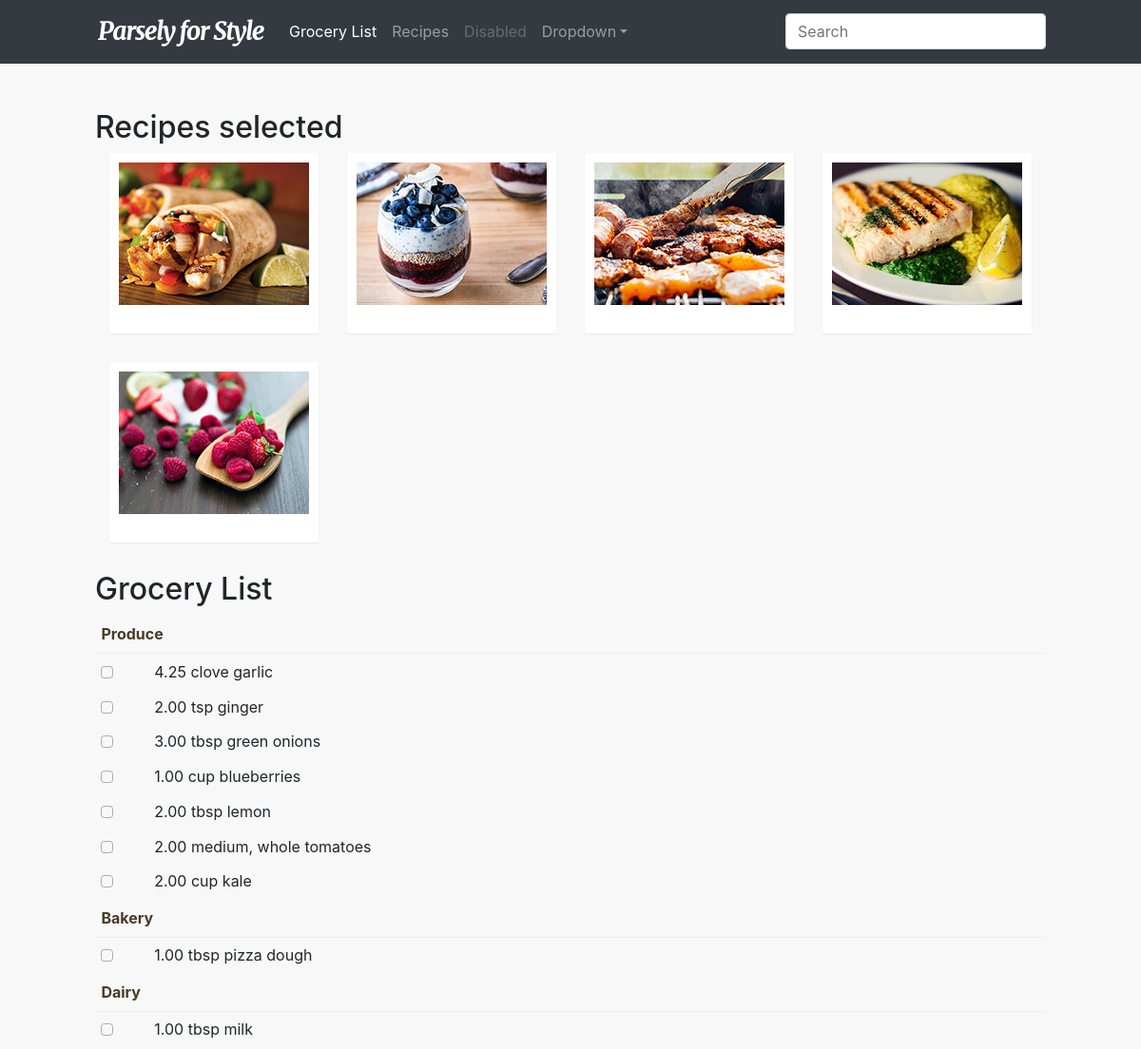
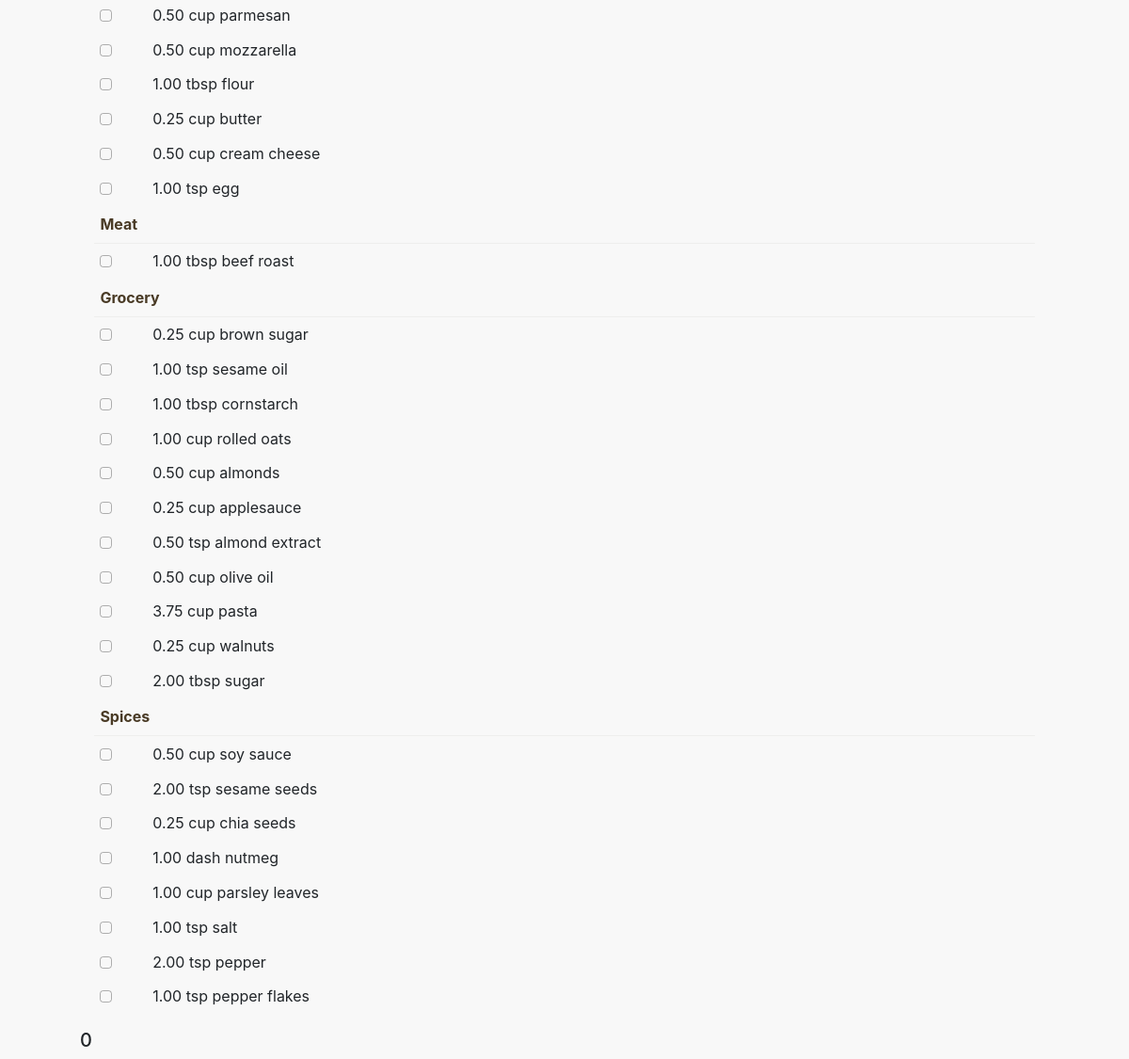
The page / on the database its author committed (2 pictures, top to bottom).
### plan/models.py (models this page shows, shortened)
class Recipe(models.Model):
	title = models.CharField(max_length=100)
	summary = models.CharField(max_length=500)
	preptime = models.IntegerField()
	cooktime = models.IntegerField()
	servings = models.IntegerField()
	instruction = models.CharField(max_length=5000)
	def __str__(self):
		return self.title

class Ingredient(models.Model):
	recipe = models.ForeignKey(Recipe, on_delete=models.CASCADE)
	component = models.ForeignKey(Component, on_delete=models.CASCADE)
	name = models.CharField(max_length=200)
	amount = models.FloatField()
	unit = models.CharField(max_length=200)

class Component(models.Model):
	name = models.CharField(max_length=100)
	density = models.FloatField() # g/cm3 or g/mL
	cost = models.DecimalField(max_digits=6, decimal_places=2) # CAD/kg
	department = models.CharField(max_length=100)
	common_unit = models.CharField(max_length=100)

### plan/views.py (the view)
# urls.py: url(r'^$', views.index, name='index'),
def index(request):
	recipe_list = Recipe.objects.order_by('id')[:5]
	recipes_id = [recipe.id for recipe in recipe_list]
	recipes_id = request.session.get('recipe_list', recipes_id)
	request.session['recipe_list'] = recipes_id
	print(recipe_list)
	recipe_list = Recipe.objects.filter(pk__in=recipes_id)
	ingredient_list = []
	for recipe in recipe_list:
		for ingredient in recipe.ingredient_set.all():
			ingredient_list.append(ingredient)
	ingredient_list = combine(ingredient_list)
	ingredient_list = friendlyUnits(ingredient_list)
	ingredient_list = groupbyDepartment(ingredient_list)
	num_visits = request.session.get('num_visits', 0)
	request.session['num_visits'] = num_visits+1
	context = {
		'latest_recipe_list': recipe_list,
		'ingredient_list': ingredient_list,
		'num_visits' : num_visits,
	}
	return render(request, 'plan/index.html', context)

### plan/conversion.py (called while the page is built)
def combine(ingredient_list):
	result = []
	for item in ingredient_list:
		componentInResults = len([x for x in result if x.component == item.component]) > 0
		componentList = [x for x in ingredient_list if x.component == item.component]
		if len(componentList) > 0 and not componentInResults:
			result.append(addAmounts(componentList))
	return result

def friendlyUnits(ingredient_list):
	result = []
	for ingredient in ingredient_list:
		common_unit = ingredient.component.common_unit
		if common_unit == "default":
			ml = ingredient.amount / ingredient.component.density
			amount,unit = gramsToTeaCups(ml)
			ingredient.amount = amount
			ingredient.unit = unit
			result.append(ingredient)
		else:
			unit_list = ingredient.component.unit_set.all()
			for unit in unit_list:
				if unit.name == common_unit:
					ingredient.amount = ingredient.amount / unit.amount
					ingredient.unit = common_unit
					result.append(ingredient)
	return result

def conversionToGram(ingredient):
	aunit = ingredient.unit
	density = ingredient.component.density
	common_unit = ingredient.component.common_unit
	unit_list = ingredient.component.unit_set.all()
	for unit in unit_list:
		if unit.name == common_unit:
			return unit.amount
	if aunit in convG:
		return convG[aunit]
	if aunit in convML:
		return convML[aunit] * density
	return 10

def addAmounts(y):
	result = y[0]
	total_amount = 0
	for i in y:
		total_amount += i.amount * conversionToGram(i)
	result.amount = total_amount
	result.unit = "g"
	return result

def gramsToTeaCups(ml):
	if ml < 2:
		return (1, "dash")
	elif ml < 5:
		return (0.5, "tsp")
	elif ml < 10:
		return (1, "tsp")
	elif ml < 16:
		return (2, "tsp")
	elif ml < 30:
		return (1, "tbsp")
	elif ml < 48:
		return (2, "tbsp")
	elif ml < 64:
		return (3, "tbsp")
	else:
		cups = ml/284
		return (round(cups/0.25)*0.25, "cup")

### plan/views.py (called while the page is built)
def groupbyDepartment(ingredient_list):
	departmentGroups = ["Produce","Deli","Bakery","Dairy","Meat","Frozen","Grocery","Spices"]
	groupedIngredientList = []
	for department in departmentGroups:
		group = []
		for ingredient in ingredient_list:
			if ingredient.component.department == department:
				group.append(ingredient)
		groupedIngredientList.append(group)
	return groupedIngredientList

### plan/templates/plan/index.html (shortened to what this page needs)
{% extends "plan/base.html" %}
{% block content %}
<!--{% load static %}
<img src="{% static "plan/food_1.jpeg" %}" />
-->
<div class="row" style="padding-top:3rem">
    <div class="col-md-12">
      <h2>Recipes selected</h2>
    <div class="masonry">
      {% if latest_recipe_list %}
      {% for recipe in latest_recipe_list %}
      <div class='shot'>
        <a href="{{ recipe.id }}/">
          <img src="/static/plan/200food_{{ recipe.id }}.jpg">
        </a>
      </div>
      {% endfor %}
      {% endif %}
    </div>
  </div>
    <div class='col-md-12'>
      <h2>Grocery List</h2>
      <div class="grocery">
        <table class="table">
          <tbody>
          {% for ingredient_group in ingredient_list %}
          {% for ingredient in ingredient_group %}
          {% if forloop.first %}
            <tr>
              <th colspan="4">{{ ingredient.component.department }}</th>
            </tr>
          {% endif %}
            <tr>
              <td>
                <div class="customCheckbox">
                  <label for="customCheckbox_{{ ingredient.name }}"></label>
                </div>
              </td>
              <td>{{ ingredient.amount|floatformat:2 }} {{ ingredient.unit }} {{ ingredient.name }}</td>
              <td></td>
              <td></td>
            </tr>
          {% endfor %}
          {% endfor %}
          </tbody>
        </table>
      </div>
    </div>
    <h5> {{ num_visits}}</h5>
  </div>
{% endblock %}

### plan/templates/plan/base.html (shortened to what this page needs)
<!doctype html>
<html lang="en">
  <head>
    <link rel="stylesheet" href="https://maxcdn.bootstrapcdn.com/bootstrap/4.0.0-beta.2/css/bootstrap.min.css">
    {% load static %}
    <link href="{% static "plan/starter-template.css" %}" rel="stylesheet">
  </head>
  <body>
     <nav class="navbar navbar-expand-lg navbar-dark bg-dark">
      <div class="container">
        <a class="navbar-brand" href="/">
          <img src="{% static "plan/logo.png" %}"/>
        </a>
        <div class="collapse navbar-collapse" id="navbarsExample07">
          <ul class="navbar-nav mr-auto">
            <li class="nav-item active">
              <a class="nav-link" href="/">Grocery List<span class="sr-only">(current)</span></a>
            </li>
            <li class="nav-item">
              <a class="nav-link" href="/recipes">Recipes</a>
            </li>
            <li class="nav-item">
              <a class="nav-link disabled" href="#">Disabled</a>
            </li>
            <li class="nav-item dropdown disabled">
              <a class="nav-link dropdown-toggle" href="http://example.com" id="dropdown07" data-toggle="dropdown" aria-haspopup="true" aria-expanded="false">Dropdown</a>
            </li>
          </ul>
          <form class="form-inline my-2 my-md-0">
            <input class="form-control" type="text" placeholder="Search" aria-label="Search">
          </form>
        </div>
      </div>
    </nav>
    <div id="content" class="container">
      {% block content %}
      {% endblock %}
    </div>
  </body>
</html>

### plan/static/plan/starter-template.css (style rules this page uses)
body { background: #f8f8f8; }
.table td, .table th { border-top: none; padding: 0.4rem; }
.table th { color: rgb(73,58,37); padding-top: 0.5rem; padding-bottom: 0.5rem; border-bottom: 1px solid rgba(73,58,37,.05); }
.navbar { padding: 0.75rem 0; border-bottom: 1px solid rgba(73,58,37,.15); }
.customCheckbox { width: 13px; height: 13px; border:1px solid rgba(0,0,0,0.3); margin: 6px -10px 0 0; border-radius: 27%; position: relative; }
.customCheckbox label { cursor: pointer; position: absolute; width: 12px; height: 12px; top: 0; left: 0; }
.container { width: 270px; }
@media (min-width: 576px) { .container { width: 530px; } }
@media (min-width: 768px) { .container { width: 530px; } }
@media (min-width: 992px) { .container { width: 780px; } }
@media (min-width: 1200px) { .container { width: 1030px; } }
.customCheckbox label:after { opacity: 0.0; content: ''; position: absolute; width: 8px; height: 4px; background: transparent; top: 3px; left: 2px; border: 2px solid rgba(0,0,0,0.7); border-top: none; border-right: none; transform: rotate(-45deg); }
.masonry { display: flex; flex-wrap: wrap; align-items: flex-start; }
.shot { width: 220px; height: 190px; background: white; margin: 0 15px 30px 15px; padding:10px; border-radius: 2px; box-shadow: 0 1px 2px rgba(0,0,0,0.07); }
.shot img { width: 200px; height: 150px; }

### rows shown on the page
Recipe: shows a picture
Recipe: shows a picture
Recipe: shows a picture
Recipe: shows a picture
Recipe: shows a picture
Ingredient: component.department "Produce", amount "4.25", unit "clove", name "garlic"
Ingredient: amount "2.00", unit "tsp", name "ginger"
Ingredient: amount "3.00", unit "tbsp", name "green onions"
Ingredient: amount "1.00", unit "cup", name "blueberries"
Ingredient: amount "2.00", unit "tbsp", name "lemon"
Ingredient: amount "2.00", unit "medium, whole", name "tomatoes"
Ingredient: amount "2.00", unit "cup", name "kale"
Ingredient: component.department "Bakery", amount "1.00", unit "tbsp", name "pizza dough"
Ingredient: component.department "Dairy", amount "1.00", unit "tbsp", name "milk"
Ingredient: amount "0.50", unit "cup", name "parmesan"
Ingredient: amount "0.50", unit "cup", name "mozzarella"
Ingredient: amount "1.00", unit "tbsp", name "flour"
Ingredient: amount "0.25", unit "cup", name "butter"
Ingredient: amount "0.50", unit "cup", name "cream cheese"
Ingredient: amount "1.00", unit "tsp", name "egg"
Ingredient: component.department "Meat", amount "1.00", unit "tbsp", name "beef roast"
Ingredient: component.department "Grocery", amount "0.25", unit "cup", name "brown sugar"
Ingredient: amount "1.00", unit "tsp", name "sesame oil"
Ingredient: amount "1.00", unit "tbsp", name "cornstarch"
Ingredient: amount "1.00", unit "cup", name "rolled oats"
Ingredient: amount "0.50", unit "cup", name "almonds"
Ingredient: amount "0.25", unit "cup", name "applesauce"
Ingredient: amount "0.50", unit "tsp", name "almond extract"
Ingredient: amount "0.50", unit "cup", name "olive oil"
Ingredient: amount "3.75", unit "cup", name "pasta"
Ingredient: amount "0.25", unit "cup", name "walnuts"
Ingredient: amount "2.00", unit "tbsp", name "sugar"
Ingredient: component.department "Spices", amount "0.50", unit "cup", name "soy sauce"
Ingredient: amount "2.00", unit "tsp", name "sesame seeds"
Ingredient: amount "0.25", unit "cup", name "chia seeds"
Ingredient: amount "1.00", unit "dash", name "nutmeg"
Ingredient: amount "1.00", unit "cup", name "parsley leaves"
Ingredient: amount "1.00", unit "tsp", name "salt"
Ingredient: amount "2.00", unit "tsp", name "pepper"
Ingredient: amount "1.00", unit "tsp", name "pepper flakes"

### other values the page prints
{{ num_visits }} "0"
